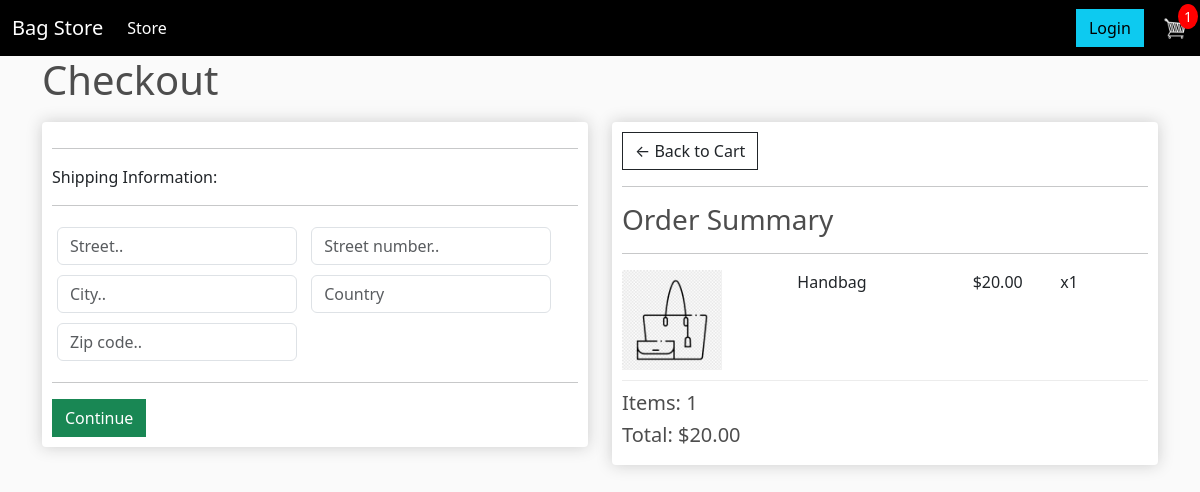
/checkout/ (signed in), run on an earlier commit of the app's database.
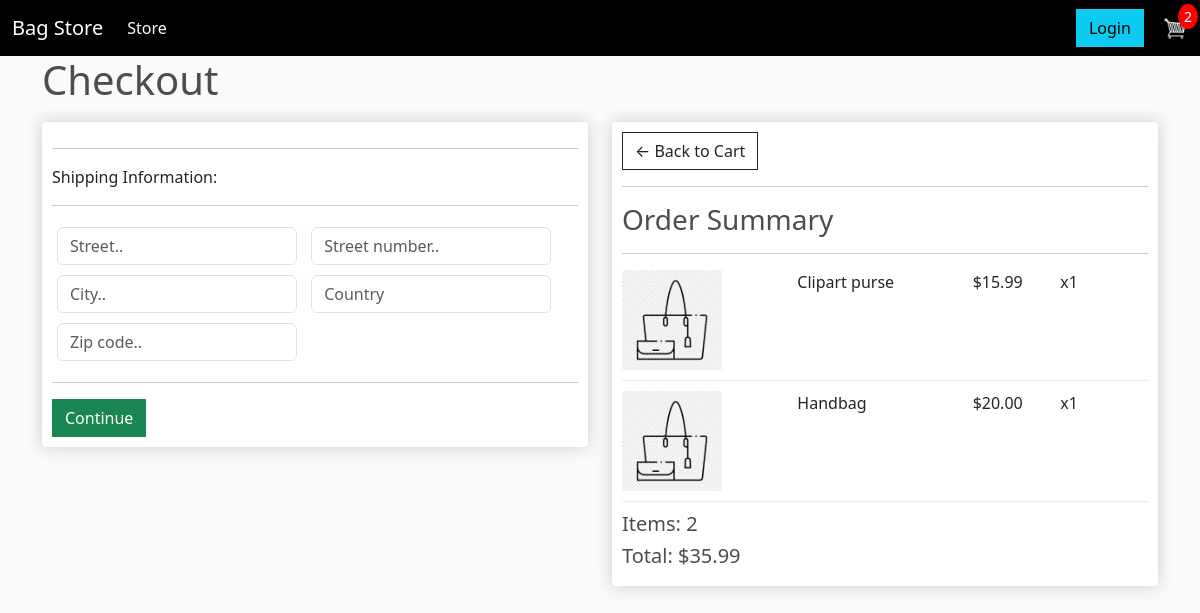
And on a later commit of the database.
### storeapp/models.py (models this page shows, shortened)
class OrderItem(models.Model):
    product = models.ForeignKey(Product, null=True, blank=True, on_delete=models.SET_NULL)
    order = models.ForeignKey(Order, null=True, blank=True, on_delete=models.SET_NULL)
    quantity = models.IntegerField(default=0)
    date_added = models.DateTimeField(auto_now_add=True)
    @property
    def get_total(self):
        total = self.product.price * self.quantity
        return total

class Product(models.Model):
    name = models.CharField(max_length=100, null=True)
    price = models.DecimalField(max_digits=10, decimal_places=2)
    stock = models.IntegerField()
    description = models.CharField(max_length=255, null=True)
    image = models.ImageField(null=True, blank=True)
    CHAIN_CHOICES = [
        ('silver', 'Silver'),
        ('gold', 'Gold'),
        ('no chain', 'No chain')
    ]
    SIZE_CHOICES = [
        ('S', 'Small'),
        ('M', 'Medium'),
        ('L', 'Large'),
    ]
    COLOR_CHOICES = [
        ("black", "Black"),
        ("white", "White"),
        ("red", "Red"),
        ("blue", "Blue"),
        ("yellow", "Yellow"),
        ("purple", "Purple"),
        ("green", "Green"),
        ("orange", "Orange"),
        ("pink", "Pink"),
        ("brown", "Brown"),
        ("gray", "Gray"),
    ]
    chain_type = models.CharField(max_length=10, choices=CHAIN_CHOICES, default="no chain")
    size_type = models.CharField(max_length=10, choices=SIZE_CHOICES, default="S")
    color = models.CharField(max_length=10, choices=COLOR_CHOICES, default="black")
    @property
    def imageURL(self):
        try:
            url = self.image.url
        except AttributeError:
            url = ''
        return url

class Order(models.Model):
    customer = models.ForeignKey(Customer, null=True, blank=True, on_delete=models.SET_NULL)
    date_ordered = models.DateTimeField(auto_now_add=True)
    complete = models.BooleanField(default=False)
    transaction_id = models.CharField(max_length=100, null=True)
    @property
    def get_cart_total(self):
        orderitems = self.orderitem_set.all()
        total = sum([item.get_total for item in orderitems])
        return total
    @property
    def get_cart_items(self):
        orderitems = self.orderitem_set.all()
        total = sum([item.quantity for item in orderitems])
        return total

### storeapp/views.py (the view)
# urls.py: path('checkout/', views.checkout, name='checkout'),
def checkout(request):
    if request.user.is_authenticated:
        customer = request.user.customer
        order, created = Order.objects.get_or_create(customer=customer, complete=False)
        items = order.orderitem_set.all()
        cartItems = order.get_cart_items
    else:
        items = []
        order = {'get_cart_total': 0, 'get_cart_items': 0}
        cartItems = order['get_cart_items']
    context = {'items': items, 'order': order, 'cartItems': cartItems}
    return render(request, 'store/checkout.html', context)

### storeapp/templates/store/checkout.html (shortened to what this page needs)
{% extends 'store/base.html' %}
{% load static %}
{% block content%}
<h1>Checkout</h1>
<div class="row">
    <div class="col-lg-6">
        <div class="box-element" id="form-wrapper">
            <form id="form">
                <div id="shipping-info">
                    <hr>
                    <p>Shipping Information:</p>
                    <hr>
                    <div class="form-field">
                        <input class="form-control" type="text" name="street_name" placeholder="Street..">
                    </div>
                    <div class="form-field">
                        <input class="form-control" type="text" name="street_number" placeholder="Street number..">
                    </div>
                    <div class="form-field">
                        <input class="form-control" type="text" name="city" placeholder="City..">
                    </div>
                    <div class="form-field">
                        <input class="form-control" type="text" name="country" placeholder="Country">
                    </div>
                    <div class="form-field">
                        <input class="form-control" type="text" name="zipcode" placeholder="Zip code..">
                    </div>
                </div>
                <hr>
                <input id="form-button" class="btn btn-success btn-block" type="submit" value="Continue">
            </form>
        </div>
        <br>
    </div>
    <div class="col-lg-6">
        <div class="box-element">
            <a class="btn btn-outline-dark" href="{% url 'cart' %}">&#x2190; Back to Cart</a>
            <hr>
            <h3>Order Summary</h3>
            <hr>
            {% for item in items %}
            <div class="cart-row">
                <div style="flex:2"><img class="row-image" src="{{item.product.imageURL}}"></div>
                <div style="flex:2"><p>{{item.product.name}}</p></div>
                <div style="flex:1"><p>${{item.product.price}}</p></div>
                <div style="flex:1"><p>x{{item.quantity}}</p></div>
            </div>
            {% endfor %}
            <h5>Items: {{order.get_cart_items}}</h5>
            <h5>Total: ${{order.get_cart_total|floatformat:2}}</h5>
        </div>
    </div>
</div>
{% endblock content%}

What changed in the data, as far as the page shows it:
added OrderItem: product.imageURL (picture), product.name "Clipart purse", product.price "15.99", quantity "1"
computed for Order: get_cart_items "1" → "2"; get_cart_total "20.00" → "35.99"
Also different on the page:
{{ cartItems }}: "1" → "2"
